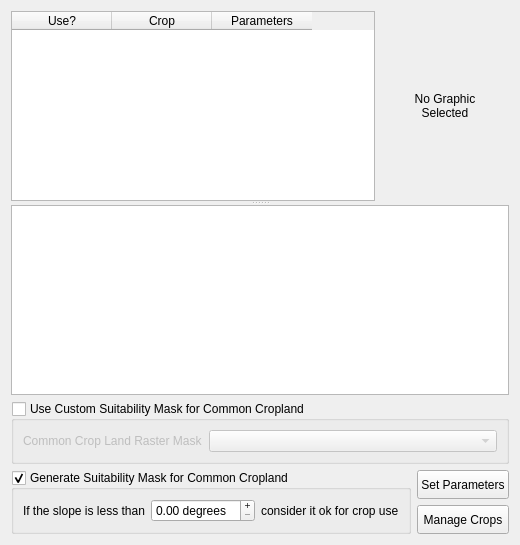
     <widget class="QWidget" name="crops_tab">
      <attribute name="title">
       <string>Crops</string>
      </attribute>
      <layout class="QGridLayout">
       <item row="0" column="0" colspan="2">
        <widget class="QSplitter" name="splitter_7">
         <property name="orientation">
          <enum>Qt::Vertical</enum>
         </property>
         <widget class="QWidget" name="layoutWidget">
          <layout class="QHBoxLayout">
           <item>
            <widget class="QTableWidget" name="tblCrops">
             <property name="toolTip">
              <string>&lt;html&gt;&lt;head&gt;&lt;meta name=&quot;qrichtext&quot; content=&quot;1&quot; /&gt;&lt;style type=&quot;text/css&quot;&gt;
p, li { white-space: pre-wrap; }
&lt;/style&gt;&lt;/head&gt;&lt;body style=&quot; font-family:'Sans Serif'; font-size:9pt; font-weight:400; font-style:normal; text-decoration:none;&quot;&gt;
&lt;p style=&quot; margin-top:0px; margin-bottom:0px; margin-left:0px; margin-right:0px; -qt-block-indent:0; text-indent:0px;&quot;&gt;The crop selected here will be displayed below.  If the crop is to be included in the model, it must be checked off on left.  The model parameters must also be defined and linked to each crop being modelled.&lt;/p&gt;&lt;/body&gt;&lt;/html&gt;</string>
             </property>
             <property name="whatsThis">
              <string>&lt;html&gt;&lt;head&gt;&lt;meta name=&quot;qrichtext&quot; content=&quot;1&quot; /&gt;&lt;style type=&quot;text/css&quot;&gt;
p, li { white-space: pre-wrap; }
&lt;/style&gt;&lt;/head&gt;&lt;body style=&quot; font-family:'Sans Serif'; font-size:9pt; font-weight:400; font-style:normal; text-decoration:none;&quot;&gt;
&lt;p style=&quot; margin-top:0px; margin-bottom:0px; margin-left:0px; margin-right:0px; -qt-block-indent:0; text-indent:0px;&quot;&gt;The Crop Interface has been designed to be very simple and easy to use. The top section lists all of the defined crops, and selecting one will display its settings in the two lower sections. The lower sections are divided into the crop definition details on the left, and the model parameter settings for the currently selected crop on the right.&lt;/p&gt;
&lt;p style=&quot; margin-top:12px; margin-bottom:12px; margin-left:0px; margin-right:0px; -qt-block-indent:0; text-indent:0px;&quot;&gt;If you wish to edit either the crop or its parameters, you simply click on the Manage button below the display areas.&lt;/p&gt;&lt;/body&gt;&lt;/html&gt;</string>
             </property>
             <property name="alternatingRowColors">
              <bool>true</bool>
             </property>
             <property name="selectionMode">
              <enum>QAbstractItemView::SingleSelection</enum>
             </property>
             <property name="selectionBehavior">
              <enum>QAbstractItemView::SelectRows</enum>
             </property>
             <property name="showGrid">
              <bool>false</bool>
             </property>
             <column>
              <property name="text">
               <string>Use?</string>
              </property>
             </column>
             <column>
              <property name="text">
               <string>Crop</string>
              </property>
             </column>
             <column>
              <property name="text">
               <string>Parameters</string>
              </property>
             </column>
            </widget>
           </item>
           <item>
            <widget class="QLabel" name="lblCropPix">
             <property name="minimumSize">
              <size>
               <width>128</width>
               <height>128</height>
              </size>
             </property>
             <property name="maximumSize">
              <size>
               <width>128</width>
               <height>128</height>
              </size>
             </property>
             <property name="text">
              <string>No Graphic
Selected</string>
             </property>
             <property name="alignment">
              <set>Qt::AlignCenter</set>
             </property>
            </widget>
           </item>
          </layout>
         </widget>
         <widget class="QTextBrowser" name="textBrowserCropDefinition">
          <property name="sizePolicy">
           <sizepolicy hsizetype="Preferred" vsizetype="Preferred">
            <horstretch>0</horstretch>
            <verstretch>0</verstretch>
           </sizepolicy>
          </property>
          <property name="toolTip">
           <string>&lt;html&gt;&lt;head&gt;&lt;meta name=&quot;qrichtext&quot; content=&quot;1&quot; /&gt;&lt;style type=&quot;text/css&quot;&gt;
p, li { white-space: pre-wrap; }
&lt;/style&gt;&lt;/head&gt;&lt;body style=&quot; font-family:'Sans Serif'; font-size:9pt; font-weight:400; font-style:normal; text-decoration:none;&quot;&gt;
&lt;p style=&quot; margin-top:0px; margin-bottom:0px; margin-left:0px; margin-right:0px; -qt-block-indent:0; text-indent:0px;&quot;&gt;Select a crop above to refresh this window&lt;/p&gt;&lt;/body&gt;&lt;/html&gt;</string>
          </property>
         </widget>
        </widget>
       </item>
       <item row="1" column="0" colspan="2">
        <widget class="QGroupBox" name="gbCustomCropMask">
         <property name="title">
          <string>Use Custom Suitability Mask for Common Cropland</string>
         </property>
         <property name="checkable">
          <bool>true</bool>
         </property>
         <property name="checked">
          <bool>false</bool>
         </property>
         <layout class="QGridLayout">
          <item row="0" column="0">
           <widget class="QLabel" name="label_26">
            <property name="sizePolicy">
             <sizepolicy hsizetype="Fixed" vsizetype="Preferred">
              <horstretch>0</horstretch>
              <verstretch>0</verstretch>
             </sizepolicy>
            </property>
            <property name="text">
             <string>Common Crop Land Raster Mask</string>
            </property>
           </widget>
          </item>
          <item row="0" column="1">
           <widget class="QComboBox" name="cboCommonCropRaster"/>
          </item>
         </layout>
        </widget>
       </item>
       <item row="2" column="0">
        <widget class="QGroupBox" name="gbSlopeMaskCropLand">
         <property name="title">
          <string>Generate Suitability Mask for Common Cropland</string>
         </property>
         <property name="checkable">
          <bool>true</bool>
         </property>
         <layout class="QGridLayout">
          <item row="0" column="0">
           <layout class="QHBoxLayout">
            <item>
             <widget class="QLabel" name="label_30">
              <property name="text">
               <string>If the slope is less than</string>
              </property>
             </widget>
            </item>
            <item>
             <widget class="QDoubleSpinBox" name="dsbMinSlopeCropMask">
              <property name="buttonSymbols">
               <enum>QAbstractSpinBox::PlusMinus</enum>
              </property>
              <property name="suffix">
               <string> degrees</string>
              </property>
             </widget>
            </item>
            <item>
             <widget class="QLabel" name="label_32">
              <property name="text">
               <string>consider it ok for crop use</string>
              </property>
             </widget>
            </item>
           </layout>
          </item>
         </layout>
        </widget>
       </item>
       <item row="2" column="1">
        <layout class="QVBoxLayout">
         <item>
          <widget class="QPushButton" name="pbnNewCropParameter">
           <property name="sizePolicy">
            <sizepolicy hsizetype="Preferred" vsizetype="Preferred">
             <horstretch>0</horstretch>
             <verstretch>0</verstretch>
            </sizepolicy>
           </property>
           <property name="toolTip">
            <string>&lt;html&gt;&lt;head&gt;&lt;meta name=&quot;qrichtext&quot; content=&quot;1&quot; /&gt;&lt;style type=&quot;text/css&quot;&gt;
p, li { white-space: pre-wrap; }
&lt;/style&gt;&lt;/head&gt;&lt;body style=&quot; font-family:'Sans Serif'; font-size:9pt; font-weight:400; font-style:normal; text-decoration:none;&quot;&gt;
&lt;p style=&quot; margin-top:0px; margin-bottom:0px; margin-left:0px; margin-right:0px; -qt-block-indent:0; text-indent:0px;&quot;&gt;Open the Crop Parameter Manager&lt;/p&gt;&lt;/body&gt;&lt;/html&gt;</string>
           </property>
           <property name="whatsThis">
            <string>&lt;html&gt;&lt;head&gt;&lt;meta name=&quot;qrichtext&quot; content=&quot;1&quot; /&gt;&lt;style type=&quot;text/css&quot;&gt;
p, li { white-space: pre-wrap; }
&lt;/style&gt;&lt;/head&gt;&lt;body style=&quot; font-family:'Sans Serif'; font-size:9pt; font-weight:400; font-style:normal; text-decoration:none;&quot;&gt;
&lt;p style=&quot; margin-top:0px; margin-bottom:0px; margin-left:0px; margin-right:0px; -qt-block-indent:0; text-indent:0px;&quot;&gt;In order to enable Landuse Analyst to model crops, several details must be supplied. Crop Parameter Manager asks for these specifics. As with Crop Manager, it is possible to have more than one parameter named the same thing. Again, just enter a descriptor in the Notes: field.&lt;/p&gt;
&lt;p style=&quot; margin-top:12px; margin-bottom:12px; margin-left:0px; margin-right:0px; -qt-block-indent:0; text-indent:0px;&quot;&gt;To define different parameters for the same crop, follow the same procedure as for defining multiple crops with the same name. Let's say you want to have two parameters set up for Wheat as an example. The Name: field is Wheat for both, but in Notes: field, enter Optimistic for one, and Conservative for the other. Then adjust the parameters as you wish for each. Even though the name is the same, the parameters are saved uniquely. Having multiple parameters can be useful for setting up different scenarios, such as drought years, diease, catastrophic events, etc. Eventually, Landuse Analyst will have the ability to model over time, and will have these types of scenarios incorporated into the model.&lt;/p&gt;&lt;/body&gt;&lt;/html&gt;</string>
           </property>
           <property name="text">
            <string>Set Parameters</string>
           </property>
          </widget>
         </item>
         <item>
          <widget class="QPushButton" name="pbnNewCrop">
           <property name="sizePolicy">
            <sizepolicy hsizetype="Preferred" vsizetype="Preferred">
             <horstretch>0</horstretch>
             <verstretch>0</verstretch>
            </sizepolicy>
           </property>
           <property name="toolTip">
            <string>&lt;html&gt;&lt;head&gt;&lt;meta name=&quot;qrichtext&quot; content=&quot;1&quot; /&gt;&lt;style type=&quot;text/css&quot;&gt;
p, li { white-space: pre-wrap; }
&lt;/style&gt;&lt;/head&gt;&lt;body style=&quot; font-family:'Sans Serif'; font-size:9pt; font-weight:400; font-style:normal; text-decoration:none;&quot;&gt;
&lt;p style=&quot; margin-top:0px; margin-bottom:0px; margin-left:0px; margin-right:0px; -qt-block-indent:0; text-indent:0px;&quot;&gt;Open the Crop Manager&lt;/p&gt;&lt;/body&gt;&lt;/html&gt;</string>
           </property>
           <property name="whatsThis">
            <string>&lt;html&gt;&lt;head&gt;&lt;meta name=&quot;qrichtext&quot; content=&quot;1&quot; /&gt;&lt;style type=&quot;text/css&quot;&gt;
p, li { white-space: pre-wrap; }
&lt;/style&gt;&lt;/head&gt;&lt;body style=&quot; font-family:'Sans Serif'; font-size:9pt; font-weight:400; font-style:normal; text-decoration:none;&quot;&gt;
&lt;p style=&quot; margin-top:0px; margin-bottom:0px; margin-left:0px; margin-right:0px; -qt-block-indent:0; text-indent:0px;&quot;&gt;Pressing this button will open up the Crop Manager.  There, you can create new crops from scratch, or clone previously defined crops to make changes to.  You can also delete crops if you wish.&lt;/p&gt;&lt;/body&gt;&lt;/html&gt;</string>
           </property>
           <property name="text">
            <string>Manage Crops</string>
           </property>
          </widget>
         </item>
        </layout>
       </item>
      </layout>
     </widget>
